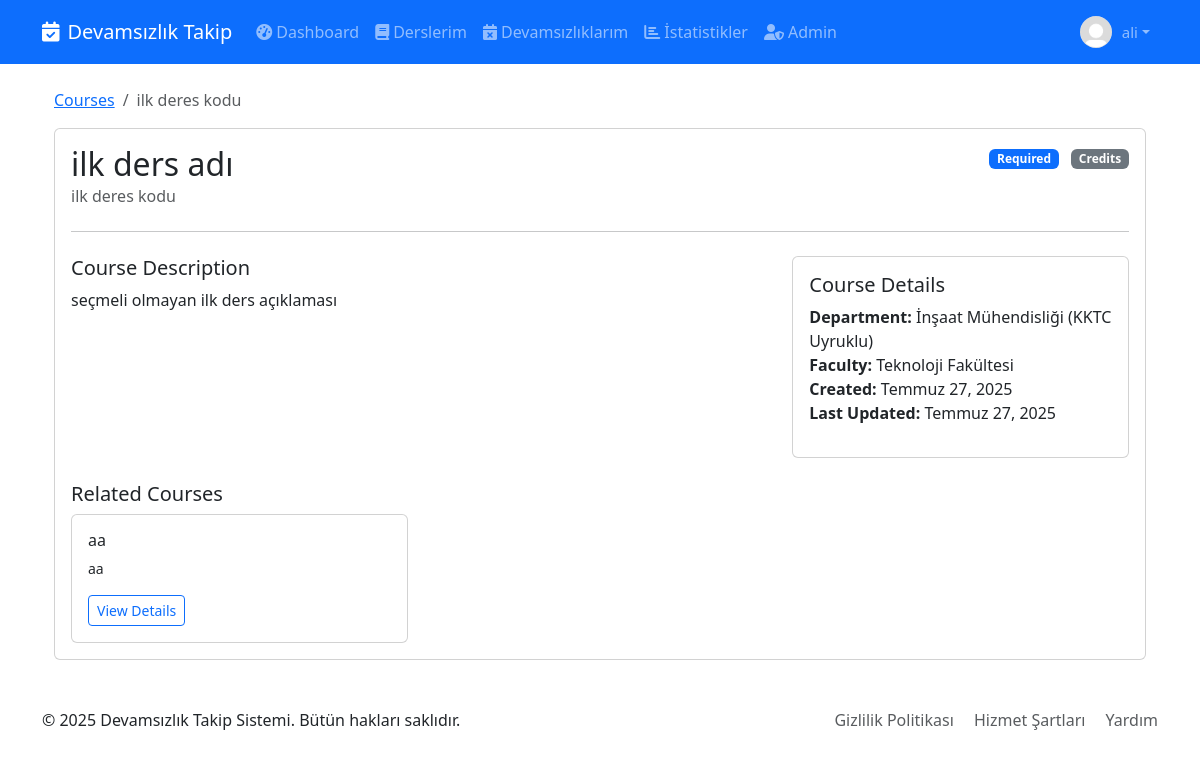
The app's page /courses/1/ (signed in) with its own data.
### apps/accounts/models.py (models this page shows, shortened)
class Student(AbstractUser):
    GRADE_CHOICES = [
        (1, '1. Sınıf'),
        (2, '2. Sınıf'),
        (3, '3. Sınıf'),
        (4, '4. Sınıf'),
        (5, '5. Sınıf'),
        (6, '6. Sınıf'),
    ]
    student_number = models.CharField(max_length=20, null=True, blank=True)
    university = models.ForeignKey(University, on_delete=models.CASCADE, related_name='students', default=1)
    faculty = models.ForeignKey(Faculty, on_delete=models.CASCADE, related_name='students', default=1)
    department = models.ForeignKey(Department, on_delete=models.CASCADE, related_name='students', default=1)
    current_grade = models.IntegerField(
        choices=GRADE_CHOICES,
        validators=[MinValueValidator(1), MaxValueValidator(6)]
    )
    profile_picture = models.ImageField(upload_to='profile_pictures/', default='profile_pictures/default.jpg')
    enrollment_date = models.DateField(default=timezone.now)
    created_at = models.DateTimeField(auto_now_add=True)
    updated_at = models.DateTimeField(auto_now=True)
    class Meta:
        ordering = ['student_number']

### apps/courses/models.py (models this page shows, shortened)
class Course(models.Model):
    name = models.CharField(max_length=255)
    code = models.CharField(max_length=15)
    description = models.TextField(blank=True)
    is_elective = models.BooleanField(default=False)
    department = models.ForeignKey(Department, on_delete=models.CASCADE, related_name='courses')
    created_at = models.DateTimeField(auto_now_add=True)
    updated_at = models.DateTimeField(auto_now=True)
    class Meta:
        ordering = ['code']
        unique_together = ['code', 'department']

### apps/academic/models.py (models this page shows, shortened)
class Department(models.Model):
    name = models.CharField(max_length=255)
    code = models.CharField(max_length=10, blank=True, null=True)
    faculty = models.ForeignKey(Faculty, on_delete=models.CASCADE, related_name='departments')
    created_at = models.DateTimeField(auto_now_add=True)
    updated_at = models.DateTimeField(auto_now=True)
    class Meta:
        ordering = ['name']
        unique_together = ['code', 'faculty']

class Faculty(models.Model):
    name = models.CharField(max_length=255)
    code = models.CharField(max_length=10, blank=True, null=True)
    university = models.ForeignKey(University, on_delete=models.CASCADE, related_name='faculties')
    created_at = models.DateTimeField(auto_now_add=True)
    updated_at = models.DateTimeField(auto_now=True)
    class Meta:
        verbose_name_plural = "Faculties"
        ordering = ['name']
        unique_together = ['code', 'university']

### apps/courses/views.py (the view)
# urls.py: path('<int:pk>/', views.CourseDetailView.as_view(), name='course-detail'),
class CourseDetailView(LoginRequiredMixin, DetailView):
    model = Course
    template_name = 'courses/course_detail.html'
    context_object_name = 'course'
    def get_context_data(self, **kwargs):
        context = super().get_context_data(**kwargs)
        student = self.request.user
        context['related_courses'] = Course.objects.filter(
            department=self.object.department
        ).exclude(id=self.object.id)[:5]  # Limit to 5 related courses
        try:
            context['enrollment'] = StudentCourse.objects.get(
                student=student,
                course=self.object,
                is_active=True
            )
        except StudentCourse.DoesNotExist:
            context['enrollment'] = None
        try:
            context['course_request'] = CourseRequest.objects.get(
                student=student,
                course=self.object,
                status='pending'
            )
        except CourseRequest.DoesNotExist:
            context['course_request'] = None
        return context

### templates/courses/course_detail.html
{% extends 'base.html' %}
{% block content %}
<div class="container mt-4">
    <nav aria-label="breadcrumb">
        <ol class="breadcrumb">
            <li class="breadcrumb-item"><a href="{% url 'course-list' %}">Courses</a></li>
            <li class="breadcrumb-item active" aria-current="page">{{ course.code }}</li>
        </ol>
    </nav>
    <div class="card">
        <div class="card-body">
            <div class="d-flex justify-content-between align-items-start">
                <div>
                    <h2 class="card-title">{{ course.name }}</h2>
                    <h6 class="card-subtitle mb-2 text-muted">{{ course.code }}</h6>
                </div>
                <div>
                    <span class="badge {% if course.is_elective %}bg-info{% else %}bg-primary{% endif %} me-2">
                        {% if course.is_elective %}Elective{% else %}Required{% endif %}
                    </span>
                    <span class="badge bg-secondary">{{ course.credits }} Credits</span>
                </div>
            </div>
            <hr>
            <div class="row mt-4">
                <div class="col-md-8">
                    <h5>Course Description</h5>
                    <p class="card-text">{{ course.description }}</p>
                </div>
                <div class="col-md-4">
                    <div class="card">
                        <div class="card-body">
                            <h5 class="card-title">Course Details</h5>
                            <ul class="list-unstyled">
                                <li><strong>Department:</strong> {{ course.department.name }}</li>
                                <li><strong>Faculty:</strong> {{ course.department.faculty.name }}</li>
                                <li><strong>Created:</strong> {{ course.created_at|date:"F d, Y" }}</li>
                                <li><strong>Last Updated:</strong> {{ course.updated_at|date:"F d, Y" }}</li>
                            </ul>
                        </div>
                    </div>
                </div>
            </div>
            {% if related_courses %}
            <div class="mt-4">
                <h5>Related Courses</h5>
                <div class="row row-cols-1 row-cols-md-3 g-4">
                    {% for related_course in related_courses|slice:":3" %}
                    <div class="col">
                        <div class="card h-100">
                            <div class="card-body">
                                <h6 class="card-title">{{ related_course.code }}</h6>
                                <p class="card-text small">{{ related_course.name }}</p>
                                <a href="{% url 'course-detail' related_course.pk %}" class="btn btn-outline-primary btn-sm">View Details</a>
                            </div>
                        </div>
                    </div>
                    {% endfor %}
                </div>
            </div>
            {% endif %}
        </div>
    </div>
</div>
{% endblock %}

### templates/base.html (shortened to what this page needs)
<!DOCTYPE html>
<html lang="tr">
<head>
    <link href="https://cdn.jsdelivr.net/npm/select2@4.1.0-rc.0/dist/css/select2.min.css" rel="stylesheet" />
    <link rel="stylesheet" href="https://cdnjs.cloudflare.com/ajax/libs/font-awesome/6.7.2/css/all.min.css" />
    <link href="https://cdn.jsdelivr.net/npm/bootstrap@5.3.7/dist/css/bootstrap.min.css" rel="stylesheet">
</head>
<body>
    <nav class="navbar navbar-expand-lg navbar-dark bg-primary">
        <div class="container">
            <a class="navbar-brand" href="{% url 'core:home' %}">
                <i class="fas fa-calendar-check me-2"></i>Devamsızlık Takip
            </a>
            <div class="collapse navbar-collapse" id="navbarNav">
                <ul class="navbar-nav me-auto">
                    {% if user.is_authenticated %}
                    <li class="nav-item">
                        <a class="nav-link" href="#">
                            <i class="fas fa-tachometer-alt me-1"></i>Dashboard
                        </a>
                    </li>
                    <li class="nav-item">
                        <a class="nav-link" href="#">
                            <i class="fas fa-book me-1"></i>Derslerim
                        </a>
                    </li>
                    <li class="nav-item">
                        <a class="nav-link" href="#">
                            <i class="fas fa-calendar-times me-1"></i>Devamsızlıklarım
                        </a>
                    </li>
                    <li class="nav-item">
                        <a class="nav-link" href="#">
                            <i class="fas fa-chart-bar me-1"></i>İstatistikler
                        </a>
                    </li>
                    {% if user.is_staff %}
                    <li class="nav-item">
                        <a class="nav-link" href="/admin/">
                            <i class="fas fa-user-shield me-1"></i>Admin
                        </a>
                    </li>
                    {% endif %}
                    {% endif %}
                </ul>
                <ul class="navbar-nav ms-auto">
                    {% if user.is_authenticated %}
                    <li class="nav-item dropdown">
                       <a class="nav-link dropdown-toggle d-flex align-items-center" href="#" id="navbarDropdown" role="button" data-bs-toggle="dropdown" aria-expanded="false">
                            <img src="{{ user.profile_picture.url }}" alt="Profil" class="rounded-circle" style="width: 32px; height: 32px; object-fit: cover; margin-right: 10px;">
                            <span class="fw-medium" style="font-size: 15px;">{{ user.username }}</span>
                        </a>
                    </li>
                    {% endif %}
                </ul>
            </div>
        </div>
    </nav>
    <main class="container my-4">
        {% block content %}{% endblock %}
    </main>
    <footer class="py-4 mt-auto">
        <div class="container">
            <div class="row">
                <div class="col-md-6">
                    <p class="mb-0">&copy; 2025 Devamsızlık Takip Sistemi. Bütün hakları saklıdır.</p>
                </div>
                <div class="col-md-6 text-md-end">
                    <a href="#" class="text-decoration-none text-muted me-3">Gizlilik Politikası</a>
                    <a href="#" class="text-decoration-none text-muted me-3">Hizmet Şartları</a>
                    <a href="#" class="text-decoration-none text-muted">Yardım</a>
                </div>
            </div>
        </div>
    </footer>
</body>
</html>

### records on screen
Student: profile_picture (placeholder picture), username "ali"
Course: code "ilk deres kodu", name "ilk ders adı", description "seçmeli olmayan ilk ders açıklaması", department.name "İnşaat Mühendisliği (KKTC Uyruklu)", department.faculty.name "Teknoloji Fakültesi", created_at "Temmuz 27, 2025", updated_at "Temmuz 27, 2025"
Course: code "aa", name "aa"
